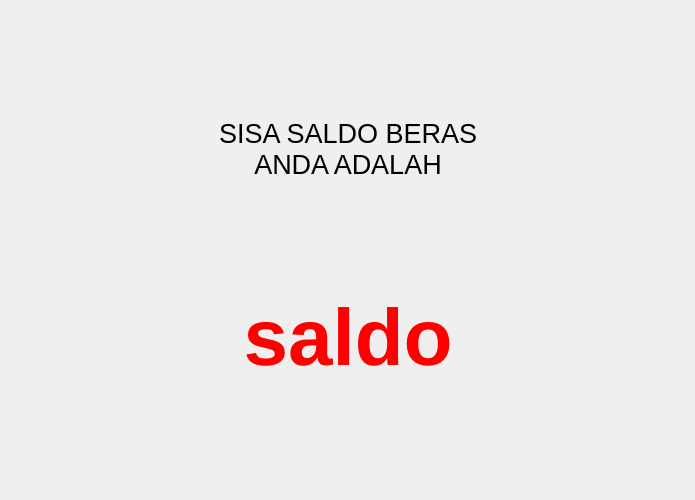
<?xml version="1.0" encoding="UTF-8"?>
<ui version="4.0">
 <class>Form</class>
 <widget class="QWidget" name="Form">
  <property name="geometry">
   <rect>
    <x>0</x>
    <y>0</y>
    <width>695</width>
    <height>500</height>
   </rect>
  </property>
  <property name="windowTitle">
   <string>CEK SALDO BERAS</string>
  </property>
  <layout class="QHBoxLayout" name="horizontalLayout">
   <item>
    <spacer name="horizontalSpacer">
     <property name="orientation">
      <enum>Qt::Horizontal</enum>
     </property>
     <property name="sizeHint" stdset="0">
      <size>
       <width>40</width>
       <height>20</height>
      </size>
     </property>
    </spacer>
   </item>
   <item>
    <layout class="QVBoxLayout" name="verticalLayout">
     <item>
      <spacer name="verticalSpacer_4">
       <property name="orientation">
        <enum>Qt::Vertical</enum>
       </property>
       <property name="sizeHint" stdset="0">
        <size>
         <width>20</width>
         <height>40</height>
        </size>
       </property>
      </spacer>
     </item>
     <item>
      <widget class="QLabel" name="info">
       <property name="font">
        <font>
         <pointsize>20</pointsize>
        </font>
       </property>
       <property name="text">
        <string>SISA SALDO BERAS ANDA ADALAH</string>
       </property>
       <property name="alignment">
        <set>Qt::AlignCenter</set>
       </property>
       <property name="wordWrap">
        <bool>true</bool>
       </property>
      </widget>
     </item>
     <item>
      <spacer name="verticalSpacer_3">
       <property name="orientation">
        <enum>Qt::Vertical</enum>
       </property>
       <property name="sizeHint" stdset="0">
        <size>
         <width>20</width>
         <height>40</height>
        </size>
       </property>
      </spacer>
     </item>
     <item>
      <widget class="QLabel" name="saldo">
       <property name="font">
        <font>
         <pointsize>60</pointsize>
         <weight>75</weight>
         <bold>true</bold>
        </font>
       </property>
       <property name="styleSheet">
        <string notr="true">color: red</string>
       </property>
       <property name="text">
        <string>saldo</string>
       </property>
       <property name="alignment">
        <set>Qt::AlignCenter</set>
       </property>
      </widget>
     </item>
     <item>
      <spacer name="verticalSpacer">
       <property name="orientation">
        <enum>Qt::Vertical</enum>
       </property>
       <property name="sizeHint" stdset="0">
        <size>
         <width>20</width>
         <height>40</height>
        </size>
       </property>
      </spacer>
     </item>
    </layout>
   </item>
   <item>
    <spacer name="horizontalSpacer_2">
     <property name="orientation">
      <enum>Qt::Horizontal</enum>
     </property>
     <property name="sizeHint" stdset="0">
      <size>
       <width>40</width>
       <height>20</height>
      </size>
     </property>
    </spacer>
   </item>
  </layout>
 </widget>
 <resources/>
 <connections/>
</ui>
